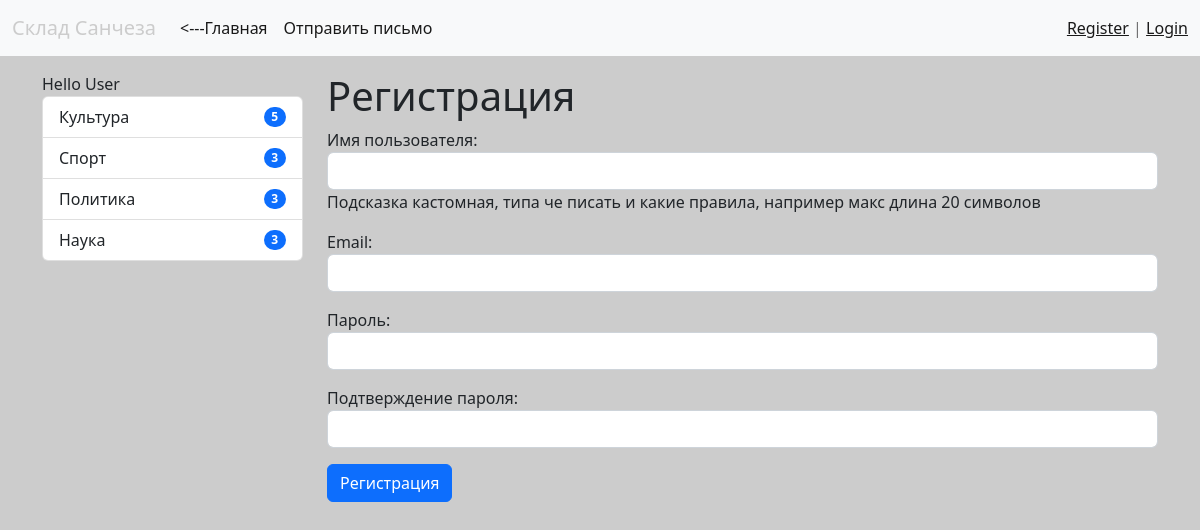
Screenshot of /register/ with the database file from the repository.
### news/models.py (models this page shows, shortened)
class Category(models.Model):
    title = models.CharField(max_length=150, db_index=True, verbose_name='Наименование категории')
    def get_absolute_url(self):
        return reverse('category', kwargs={'category_id': self.pk}) # название маршрута и параметры для его построения
    class Meta:
        verbose_name = 'Категория'
        verbose_name_plural = 'Категории'
        ordering = ['title'] # критерии сортировки

### news/views.py (the view)
# urls.py: path('register/', register, name='register'),
def register(request):
    if request.method == 'POST':
        form = UserRegisterForm(request.POST) # была UserCreationForm
        if form.is_valid():
            user = form.save() # сразу присвоить  данные чтобы сразу залогинится
            login(request, user)
            messages.success(request, 'Регистрация прошла успешно!')
            return redirect('home')
        else:
            messages.error(request, 'Ошибка регистрации')
    else:
        form = UserRegisterForm()
    context = {
        'form': form
    }
    return render(request, 'news/register.html', context)

### news/forms.py
class UserRegisterForm(UserCreationForm):
    username = forms.CharField(label='Имя пользователя', help_text='Подсказка кастомная, типа че писать и какие правила, например макс длина 20 символов', widget=forms.TextInput(attrs={'class': 'form-control'}))
    password1 = forms.CharField(label='Пароль', widget=forms.PasswordInput(attrs={'class': 'form-control'}))
    password2 = forms.CharField(label='Подтверждение пароля', widget=forms.PasswordInput(attrs={'class': 'form-control'}))
    email = forms.EmailField(label='Email', widget=forms.EmailInput(attrs={'class': 'form-control'}))
    class Meta:
        model = User
        fields = ('username', 'email', 'password1', 'password2') #  смотреть названия в браузере в админке через инспектор
        '''
        widgets = {
            'username': forms.TextInput(attrs={'class': 'form-control'}),
            'email': forms.EmailInput(attrs={'class': 'form-control'}),
            'password1': forms.PasswordInput(attrs={'class': 'form-control'}),
            'password2': forms.PasswordInput(attrs={'class': 'form-control'}),
        }''' # не работает здесь почему то через Мета нельзя

### news/templatetags/news_tags.py (called while the page is built)
@register.inclusion_tag('news/list_categories.html')
def show_categories(arg1='Hello', arg2='Sidebar'):
    categories = cache.get('categories')  # пытаемся получить данные из кеша
    if not categories:  # если в кеше нет то получаем их из БД
        categories = Category.objects.annotate(cnt=Count('news', filter=F('news__is_published'))).filter(cnt__gt=0)
        cache.set('categories', categories, 30)  # и кладем в кеш на 30 сек
    return {'categories': categories, 'arg1': arg1, 'arg2': arg2}

### news/templates/news/register.html (shortened to what this page needs)
{% extends 'base.html' %}
{% block sidebar %}
{% include 'inc/_sidebar.html' %}
{% endblock sidebar %}
{% block content %}
<h1>Регистрация</h1>
<form method="post">
    {{ form.as_p }}
    <button type="submit" class="btn btn-primary btn-block">Регистрация</button>
</form>
{% endblock content %}

### news/templates/news/list_categories.html
<div class="list-group">
    {{ arg1 }} {{ arg2 }}
    {% for item in categories %}
    <a href="{{ item.get_absolute_url }}" class="list-group-item list-group-item-action d-flex justify-content-between align-items-center">{{ item.title }}
    <span class="badge bg-primary rounded-pill">{{ item.cnt }}</span></a>
    {% endfor %}
</div>

### mysite/static/css/style.css (style rules this page uses)
body { background-color: #ccc; }

### rows the page displays
Category: title "Культура", cnt "5"
Category: title "Спорт", cnt "3"
Category: title "Политика", cnt "3"
Category: title "Наука", cnt "3"

### other values shown
{{ arg1 }} "Hello"
{{ arg2 }} "User"
